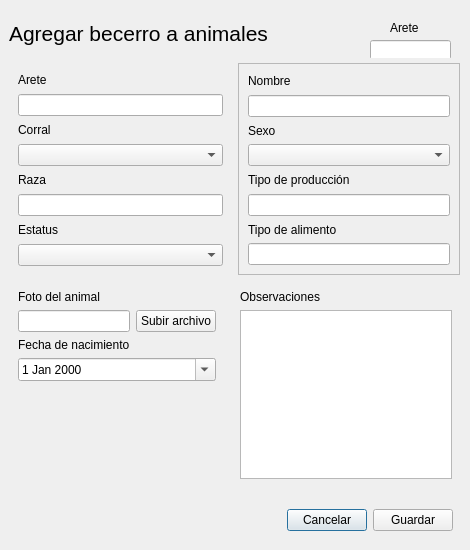
<?xml version="1.0" encoding="UTF-8"?>
<ui version="4.0">
 <class>Dialog</class>
 <widget class="QDialog" name="Dialog">
  <property name="geometry">
   <rect>
    <x>0</x>
    <y>0</y>
    <width>470</width>
    <height>550</height>
   </rect>
  </property>
  <property name="windowTitle">
   <string>Agregar animal</string>
  </property>
  <widget class="QWidget" name="widget" native="true">
   <property name="geometry">
    <rect>
     <x>9</x>
     <y>500</y>
     <width>444</width>
     <height>41</height>
    </rect>
   </property>
   <layout class="QHBoxLayout" name="horizontalLayout">
    <item>
     <spacer name="horizontalSpacer">
      <property name="orientation">
       <enum>Qt::Horizontal</enum>
      </property>
      <property name="sizeHint" stdset="0">
       <size>
        <width>264</width>
        <height>20</height>
       </size>
      </property>
     </spacer>
    </item>
    <item>
     <widget class="QPushButton" name="pushButton">
      <property name="text">
       <string>Cancelar</string>
      </property>
     </widget>
    </item>
    <item>
     <widget class="QPushButton" name="pushButton_2">
      <property name="text">
       <string>Guardar</string>
      </property>
     </widget>
    </item>
   </layout>
  </widget>
  <widget class="QWidget" name="widget_4" native="true">
   <property name="geometry">
    <rect>
     <x>9</x>
     <y>9</y>
     <width>341</width>
     <height>48</height>
    </rect>
   </property>
   <layout class="QHBoxLayout" name="horizontalLayout_2">
    <item>
     <widget class="QLabel" name="label">
      <property name="font">
       <font>
        <family>Segoe UI</family>
        <pointsize>16</pointsize>
       </font>
      </property>
      <property name="text">
       <string>Agregar becerro a animales</string>
      </property>
     </widget>
    </item>
    <item>
     <spacer name="horizontalSpacer_2">
      <property name="orientation">
       <enum>Qt::Horizontal</enum>
      </property>
      <property name="sizeHint" stdset="0">
       <size>
        <width>207</width>
        <height>20</height>
       </size>
      </property>
     </spacer>
    </item>
   </layout>
  </widget>
  <widget class="QWidget" name="widget_7" native="true">
   <property name="geometry">
    <rect>
     <x>9</x>
     <y>494</y>
     <width>436</width>
     <height>16</height>
    </rect>
   </property>
  </widget>
  <widget class="QWidget" name="widget_8" native="true">
   <property name="geometry">
    <rect>
     <x>9</x>
     <y>63</y>
     <width>451</width>
     <height>212</height>
    </rect>
   </property>
   <layout class="QHBoxLayout" name="horizontalLayout_3">
    <item>
     <widget class="QWidget" name="widget_2" native="true">
      <layout class="QVBoxLayout" name="verticalLayout_2">
       <item>
        <widget class="QLabel" name="label_2">
         <property name="text">
          <string>Arete</string>
         </property>
        </widget>
       </item>
       <item>
        <widget class="QLineEdit" name="lineEdit"/>
       </item>
       <item>
        <widget class="QLabel" name="label_4">
         <property name="text">
          <string>Corral</string>
         </property>
        </widget>
       </item>
       <item>
        <widget class="QComboBox" name="comboBox"/>
       </item>
       <item>
        <widget class="QLabel" name="label_6">
         <property name="text">
          <string>Raza</string>
         </property>
        </widget>
       </item>
       <item>
        <widget class="QLineEdit" name="lineEdit_5"/>
       </item>
       <item>
        <widget class="QLabel" name="label_9">
         <property name="text">
          <string>Estatus</string>
         </property>
        </widget>
       </item>
       <item>
        <widget class="QComboBox" name="comboBox_3"/>
       </item>
      </layout>
     </widget>
    </item>
    <item>
     <widget class="QFrame" name="frame">
      <property name="frameShape">
       <enum>QFrame::StyledPanel</enum>
      </property>
      <property name="frameShadow">
       <enum>QFrame::Raised</enum>
      </property>
      <layout class="QVBoxLayout" name="verticalLayout">
       <item>
        <widget class="QLabel" name="label_3">
         <property name="text">
          <string>Nombre</string>
         </property>
        </widget>
       </item>
       <item>
        <widget class="QLineEdit" name="lineEdit_2"/>
       </item>
       <item>
        <widget class="QLabel" name="label_5">
         <property name="text">
          <string>Sexo</string>
         </property>
        </widget>
       </item>
       <item>
        <widget class="QComboBox" name="comboBox_2">
         <property name="editable">
          <bool>false</bool>
         </property>
         <property name="currentText">
          <string/>
         </property>
        </widget>
       </item>
       <item>
        <widget class="QLabel" name="label_8">
         <property name="text">
          <string>Tipo de producción</string>
         </property>
        </widget>
       </item>
       <item>
        <widget class="QLineEdit" name="lineEdit_7"/>
       </item>
       <item>
        <widget class="QLabel" name="label_10">
         <property name="text">
          <string>Tipo de alimento</string>
         </property>
        </widget>
       </item>
       <item>
        <widget class="QLineEdit" name="lineEdit_6"/>
       </item>
      </layout>
     </widget>
    </item>
   </layout>
  </widget>
  <widget class="QWidget" name="widget_9" native="true">
   <property name="geometry">
    <rect>
     <x>9</x>
     <y>281</y>
     <width>452</width>
     <height>207</height>
    </rect>
   </property>
   <layout class="QHBoxLayout" name="horizontalLayout_4">
    <item>
     <widget class="QWidget" name="widget_5" native="true">
      <layout class="QGridLayout" name="gridLayout_2">
       <item row="2" column="0">
        <widget class="QLabel" name="label_7">
         <property name="text">
          <string>Fecha de nacimiento</string>
         </property>
        </widget>
       </item>
       <item row="1" column="1">
        <widget class="QPushButton" name="indexbtn2">
         <property name="text">
          <string>Subir archivo</string>
         </property>
         <property name="icon">
          <iconset resource="../../resources.qrc">
           <normaloff>:/icons/img/icons/cargar.png</normaloff>:/icons/img/icons/cargar.png</iconset>
         </property>
         <property name="iconSize">
          <size>
           <width>20</width>
           <height>20</height>
          </size>
         </property>
         <property name="checkable">
          <bool>true</bool>
         </property>
         <property name="autoExclusive">
          <bool>true</bool>
         </property>
        </widget>
       </item>
       <item row="3" column="0" colspan="2">
        <widget class="QDateEdit" name="dateEdit">
         <property name="calendarPopup">
          <bool>true</bool>
         </property>
        </widget>
       </item>
       <item row="4" column="0">
        <spacer name="verticalSpacer">
         <property name="orientation">
          <enum>Qt::Vertical</enum>
         </property>
         <property name="sizeHint" stdset="0">
          <size>
           <width>20</width>
           <height>111</height>
          </size>
         </property>
        </spacer>
       </item>
       <item row="0" column="0" colspan="2">
        <widget class="QLabel" name="label_12">
         <property name="text">
          <string>Foto del animal</string>
         </property>
        </widget>
       </item>
       <item row="1" column="0">
        <widget class="QLineEdit" name="lineEdit_4"/>
       </item>
      </layout>
     </widget>
    </item>
    <item>
     <widget class="QWidget" name="widget_3" native="true">
      <layout class="QGridLayout" name="gridLayout">
       <item row="0" column="1">
        <widget class="QLabel" name="label_11">
         <property name="text">
          <string>Observaciones</string>
         </property>
        </widget>
       </item>
       <item row="1" column="1">
        <widget class="QTextEdit" name="textEdit"/>
       </item>
      </layout>
     </widget>
    </item>
   </layout>
  </widget>
  <widget class="QWidget" name="widget_6" native="true">
   <property name="geometry">
    <rect>
     <x>360</x>
     <y>10</y>
     <width>97</width>
     <height>48</height>
    </rect>
   </property>
   <widget class="QLabel" name="label_13">
    <property name="geometry">
     <rect>
      <x>30</x>
      <y>10</y>
      <width>61</width>
      <height>16</height>
     </rect>
    </property>
    <property name="text">
     <string>Arete</string>
    </property>
   </widget>
   <widget class="QLineEdit" name="lineEdit_8">
    <property name="geometry">
     <rect>
      <x>10</x>
      <y>30</y>
      <width>81</width>
      <height>20</height>
     </rect>
    </property>
   </widget>
   <widget class="QLabel" name="label_14">
    <property name="geometry">
     <rect>
      <x>10</x>
      <y>10</y>
      <width>16</width>
      <height>16</height>
     </rect>
    </property>
    <property name="text">
     <string/>
    </property>
    <property name="pixmap">
     <pixmap resource="../../resources.qrc">:/icons/img/icons/seguridad2.png</pixmap>
    </property>
    <property name="scaledContents">
     <bool>true</bool>
    </property>
   </widget>
  </widget>
 </widget>
 <resources>
  <include location="resources.qrc"/>
  <include location="../../resources.qrc"/>
 </resources>
 <connections/>
</ui>
